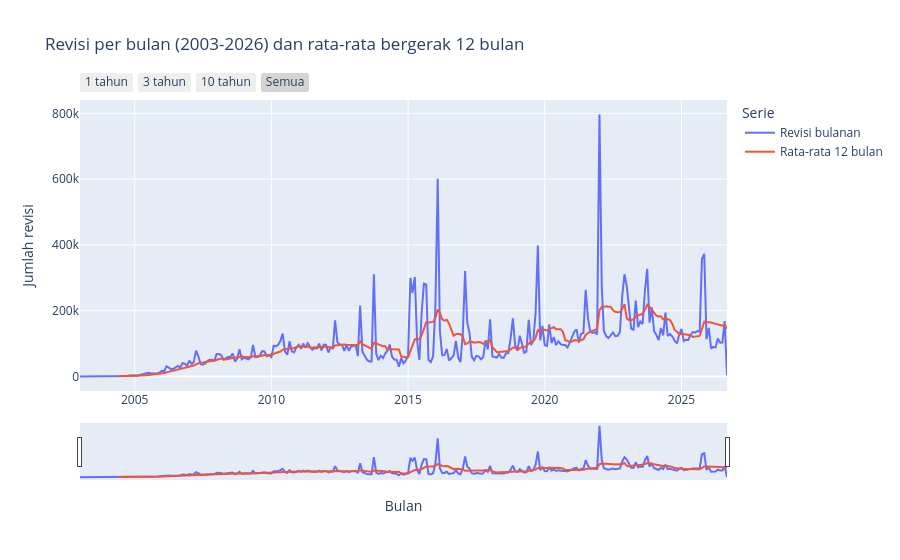

Notebook code for this chart:
### Code cell
fig2_df = df_bulan.to_pandas().rename(columns={
    'jumlah_revisi': 'Revisi bulanan',
    'rata_rata_12_bulan': 'Rata-rata 12 bulan',
})

fig2 = px.line(
    fig2_df,
    x='bulan',
    y=['Revisi bulanan', 'Rata-rata 12 bulan'],
    title='Revisi per bulan (2003-2026) dan rata-rata bergerak 12 bulan',
    labels={'value': 'Jumlah revisi', 'variable': 'Serie', 'bulan': 'Bulan'},
)
fig2.update_xaxes(rangeslider_visible=True, rangeselector=dict(
    buttons=[
        dict(count=1, label='1 tahun', step='year', stepmode='backward'),
        dict(count=3, label='3 tahun', step='year', stepmode='backward'),
        dict(count=10, label='10 tahun', step='year', stepmode='backward'),
        dict(step='all', label='Semua'),
    ]
))
fig2.update_layout(hovermode='x unified')
fig2.show()

### Figure 1 — Plotly figure (JSON) as saved in the notebook; plotly's stock layout.template omitted (floating-point values rounded to 4 significant figures; data arrays with more than 128 entries replaced by an {"elided": "..."} marker saying what was removed)
{"data": [{"hovertemplate": "Serie=Revisi bulanan<br>Bulan=%{x}<br>Jumlah revisi=%{y}<extra></extra>", "legendgroup": "Revisi bulanan", "line": {"color": "#636efa", "dash": "solid"}, "marker": {"symbol": "circle"}, "mode": "lines", "name": "Revisi bulanan", "orientation": "v", "showlegend": true, "type": "scatter", "x": {"elided": "279 str values"}, "xaxis": "x", "y": {"elided": "279 float values"}, "yaxis": "y"}, {"hovertemplate": "Serie=Rata-rata 12 bulan<br>Bulan=%{x}<br>Jumlah revisi=%{y}<extra></extra>", "legendgroup": "Rata-rata 12 bulan", "line": {"color": "#EF553B", "dash": "solid"}, "marker": {"symbol": "circle"}, "mode": "lines", "name": "Rata-rata 12 bulan", "orientation": "v", "showlegend": true, "type": "scatter", "x": {"elided": "279 str values"}, "xaxis": "x", "y": {"elided": "279 float values"}, "yaxis": "y"}], "layout": {"hovermode": "x unified", "legend": {"title": {"text": "Serie"}, "tracegroupgap": 0}, "title": {"text": "Revisi per bulan (2003-2026) dan rata-rata bergerak 12 bulan"}, "xaxis": {"anchor": "y", "domain": [0.0, 1.0], "rangeselector": {"buttons": [{"count": 1, "label": "1 tahun", "step": "year", "stepmode": "backward"}, {"count": 3, "label": "3 tahun", "step": "year", "stepmode": "backward"}, {"count": 10, "label": "10 tahun", "step": "year", "stepmode": "backward"}, {"label": "Semua", "step": "all"}]}, "rangeslider": {"visible": true}, "title": {"text": "Bulan"}}, "yaxis": {"anchor": "x", "domain": [0.0, 1.0], "title": {"text": "Jumlah revisi"}}}}
